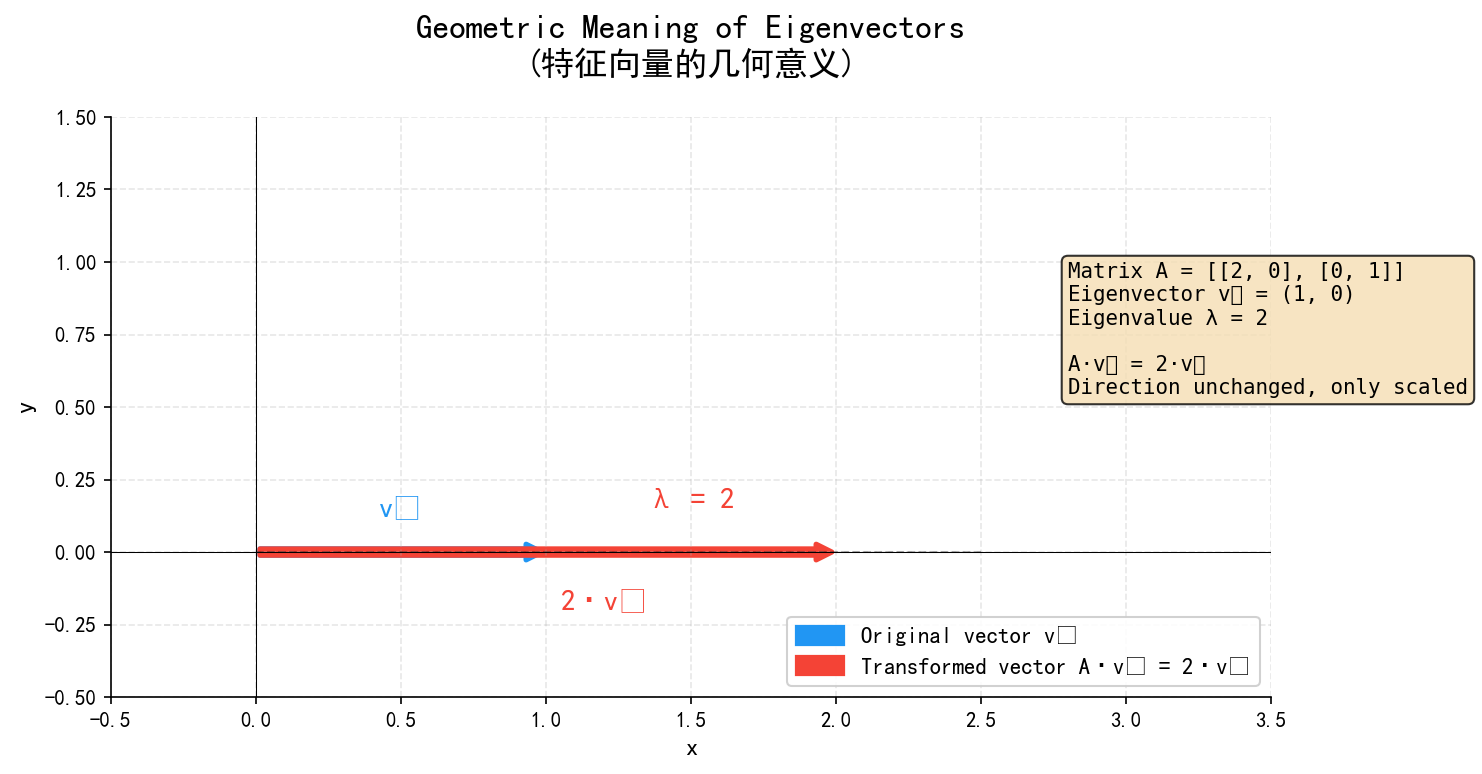

Python code for this plot:
#!/usr/bin/env python3
"""
特征向量几何意义可视化
展示原始向量v经过矩阵变换后方向不变，仅长度缩放λ倍
"""

import numpy as np
import matplotlib.pyplot as plt
import matplotlib.patches as mpatches
from matplotlib.patches import FancyArrowPatch
from pathlib import Path

# 设置中文字体
plt.rcParams['axes.unicode_minus'] = False

# 定义矩阵A和特征向量
A = np.array([[2, 0], [0, 1]])  # 对角矩阵，特征值λ1=2, λ2=1
eigenvector = np.array([1, 0])  # 特征向量 v = (1, 0)
eigenvalue = 2  # 特征值 λ = 2

# 变换后的向量
transformed = A @ eigenvector * eigenvalue  # A @ v = λ * v = (2, 0)

# 创建图形
fig, ax = plt.subplots(figsize=(10, 8))

# 设置坐标范围
ax.set_xlim(-0.5, 3.5)
ax.set_ylim(-0.5, 1.5)
ax.set_aspect('equal')

# 绘制网格
ax.grid(True, alpha=0.3, linestyle='--')
ax.axhline(y=0, color='k', linewidth=0.5)
ax.axvline(x=0, color='k', linewidth=0.5)

# 绘制原始向量 v (蓝色箭头)
arrow_v = FancyArrowPatch((0, 0), (1, 0), 
                           mutation_scale=15, 
                           color='#2196F3', 
                           linewidth=2.5,
                           label='Original vector v⃗')
ax.add_patch(arrow_v)

# 绘制变换后的向量 λ·v (红色箭头)
arrow_av = FancyArrowPatch((0, 0), (2, 0), 
                            mutation_scale=15, 
                            color='#F44336', 
                            linewidth=2.5,
                            label=f'Transformed vector A·v⃗ = {eigenvalue}·v⃗')
ax.add_patch(arrow_av)

# 绘制特征向量方向的虚线辅助线
ax.plot([0, 2.5], [0, 0], 'k--', alpha=0.3, linewidth=1)

# 标注特征值
ax.annotate('λ = 2', xy=(1.5, 0.15), fontsize=14, fontweight='bold', 
            color='#F44336', ha='center')

# 标注原始向量
ax.annotate('v⃗', xy=(0.5, 0.12), fontsize=14, fontweight='bold', 
            color='#2196F3', ha='center')

# 标注变换后向量
ax.annotate('2·v⃗', xy=(1.2, -0.2), fontsize=14, fontweight='bold', 
            color='#F44336', ha='center')

# 添加标题和说明
ax.set_title('Geometric Meaning of Eigenvectors\n(特征向量的几何意义)', 
             fontsize=16, fontweight='bold', pad=20)

# 添加说明文字框
textbox = """Matrix A = [[2, 0], [0, 1]]
Eigenvector v⃗ = (1, 0)
Eigenvalue λ = 2

A·v⃗ = 2·v⃗
Direction unchanged, only scaled"""
ax.text(2.8, 1.0, textbox, fontsize=10, verticalalignment='top',
        bbox=dict(boxstyle='round', facecolor='wheat', alpha=0.8),
        family='monospace')

# 添加图例
ax.legend(loc='lower right', fontsize=11, framealpha=0.9)

# 添加坐标轴标签
ax.set_xlabel('x', fontsize=12)
ax.set_ylabel('y', fontsize=12)

# 移除边框
ax.spines['top'].set_visible(False)
ax.spines['right'].set_visible(False)

plt.tight_layout()
output_path = Path(__file__).resolve().parent / 'eigenvector_geometry.png'
plt.savefig(output_path, dpi=150, bbox_inches='tight', facecolor='white')
plt.close()

print(f"Figure saved to: {output_path}")
